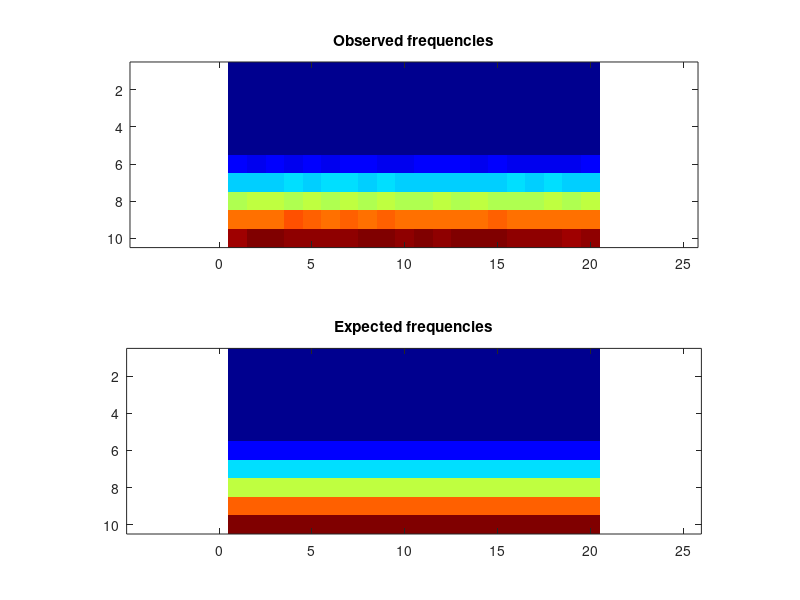

Write the MATLAB code that produced this figure.
obsFrequencies = [ 0, 0, 0, 0, 0, 0, 0, 0, 0, 0, 0, 0, 0, 0, 0, 0, 0, 0, 0, 0; 0, 0, 0, 0, 0, 0, 0, 0, 0, 0, 0, 0, 0, 0, 0, 0, 0, 0, 0, 0; 0, 0, 0, 0, 0, 0, 0, 0, 0, 0, 0, 0, 0, 0, 0, 0, 0, 0, 0, 0; 0, 0, 0, 0, 0, 0, 0, 0, 0, 0, 0, 0, 0, 0, 0, 0, 0, 0, 0, 0; 0, 0, 0, 0, 0, 0, 0, 0, 0, 0, 0, 0, 0, 0, 0, 0, 0, 0, 0, 0; 2033, 1994, 2049, 1938, 2023, 1934, 2009, 2063, 1954, 2000, 2055, 2027, 2065, 1992, 2043, 2005, 1966, 1941, 1890, 2021; 5996, 5924, 5936, 6046, 5992, 6190, 6168, 5936, 6056, 6018, 5944, 5930, 6002, 5917, 5901, 6039, 5972, 6053, 5897, 5880; 9916, 10100, 10043, 9825, 10132, 9884, 10170, 9856, 10082, 10020, 10004, 10143, 9899, 10086, 9940, 9859, 10010, 10099, 10005, 10053; 14021, 14005, 13808, 14332, 14073, 13915, 14058, 13947, 14085, 14022, 13920, 13894, 14040, 13924, 14061, 13949, 13954, 14029, 13909, 13898; 17703, 18094, 18199, 18038, 17894, 17833, 17978, 18232, 18343, 17964, 18069, 17848, 18137, 18201, 18089, 17820, 17965, 18011, 17758, 18055 ];
expFrequencies = [ 0, 0, 0, 0, 0, 0, 0, 0, 0, 0, 0, 0, 0, 0, 0, 0, 0, 0, 0, 0; 0, 0, 0, 0, 0, 0, 0, 0, 0, 0, 0, 0, 0, 0, 0, 0, 0, 0, 0, 0; 0, 0, 0, 0, 0, 0, 0, 0, 0, 0, 0, 0, 0, 0, 0, 0, 0, 0, 0, 0; 0, 0, 0, 0, 0, 0, 0, 0, 0, 0, 0, 0, 0, 0, 0, 0, 0, 0, 0, 0; 0, 0, 0, 0, 0, 0, 0, 0, 0, 0, 0, 0, 0, 0, 0, 0, 0, 0, 0, 0; 2000, 2000, 2000, 2000, 2000, 2000, 2000, 2000, 2000, 2000, 2000, 2000, 2000, 2000, 2000, 2000, 2000, 2000, 2000, 2000; 6000, 6000, 6000, 6000, 6000, 6000, 6000, 6000, 6000, 6000, 6000, 6000, 6000, 6000, 5999.99, 6000, 6000, 5999.99, 6000, 6000; 10000, 10000, 10000, 10000, 10000, 10000, 10000, 10000, 10000, 10000, 10000, 10000, 10000, 10000, 9999.99, 10000, 10000, 9999.99, 10000, 10000; 14000, 14000, 14000, 14000, 14000, 14000, 14000, 14000, 14000, 14000, 14000, 14000, 14000, 14000, 14000, 14000, 14000, 14000, 14000, 14000; 18000, 18000, 18000, 18000, 18000, 18000, 18000, 18000, 18000, 18000, 18000, 18000, 18000, 18000, 18000, 18000, 18000, 18000, 18000, 18000 ];
colormap(jet);
clf; subplot(2,1,1);
imagesc(obsFrequencies);
title('Observed frequencies');
axis equal;
subplot(2,1,2);
imagesc(expFrequencies);
axis equal;
title('Expected frequencies');
